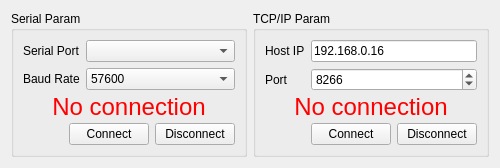
        <widget class="QWidget" name="tab_6">
         <attribute name="title">
          <string>Communication</string>
         </attribute>
         <layout class="QGridLayout" name="gridLayout_3">
          <item row="0" column="0">
           <layout class="QHBoxLayout" name="horizontalLayout_2">
            <item>
             <widget class="QGroupBox" name="SerialGroupBox">
              <property name="title">
               <string>Serial Param</string>
              </property>
              <layout class="QGridLayout" name="gridLayout_7">
               <item row="0" column="0" colspan="3">
                <layout class="QFormLayout" name="formLayout_2">
                 <item row="0" column="0">
                  <widget class="QLabel" name="serialPortLabel">
                   <property name="text">
                    <string>Serial Port</string>
                   </property>
                  </widget>
                 </item>
                 <item row="0" column="1">
                  <widget class="QComboBox" name="serialPortComboBox"/>
                 </item>
                 <item row="1" column="0">
                  <widget class="QLabel" name="baudRateLabel">
                   <property name="text">
                    <string>Baud Rate</string>
                   </property>
                  </widget>
                 </item>
                 <item row="1" column="1">
                  <widget class="QComboBox" name="baudRateComboBox">
                   <property name="currentIndex">
                    <number>6</number>
                   </property>
                   <item>
                    <property name="text">
                     <string>1200</string>
                    </property>
                   </item>
                   <item>
                    <property name="text">
                     <string>2400</string>
                    </property>
                   </item>
                   <item>
                    <property name="text">
                     <string>4800</string>
                    </property>
                   </item>
                   <item>
                    <property name="text">
                     <string>9600</string>
                    </property>
                   </item>
                   <item>
                    <property name="text">
                     <string>19200</string>
                    </property>
                   </item>
                   <item>
                    <property name="text">
                     <string>38400</string>
                    </property>
                   </item>
                   <item>
                    <property name="text">
                     <string>57600</string>
                    </property>
                   </item>
                   <item>
                    <property name="text">
                     <string>115200</string>
                    </property>
                   </item>
                  </widget>
                 </item>
                </layout>
               </item>
               <item row="2" column="1">
                <widget class="QPushButton" name="SerialConnectButton">
                 <property name="text">
                  <string>Connect</string>
                 </property>
                </widget>
               </item>
               <item row="2" column="2">
                <widget class="QPushButton" name="SerialDisconnectButton">
                 <property name="text">
                  <string>Disconnect</string>
                 </property>
                </widget>
               </item>
               <item row="2" column="0">
                <spacer name="horizontalSpacer_4">
                 <property name="orientation">
                  <enum>Qt::Horizontal</enum>
                 </property>
                 <property name="sizeHint" stdset="0">
                  <size>
                   <width>40</width>
                   <height>20</height>
                  </size>
                 </property>
                </spacer>
               </item>
               <item row="1" column="0" colspan="3">
                <widget class="QLabel" name="SerialConnectLabel">
                 <property name="minimumSize">
                  <size>
                   <width>0</width>
                   <height>20</height>
                  </size>
                 </property>
                 <property name="maximumSize">
                  <size>
                   <width>16777215</width>
                   <height>20</height>
                  </size>
                 </property>
                 <property name="font">
                  <font>
                   <pointsize>18</pointsize>
                  </font>
                 </property>
                 <property name="styleSheet">
                  <string notr="true">QLabel { color : red; }</string>
                 </property>
                 <property name="text">
                  <string>No connection</string>
                 </property>
                 <property name="alignment">
                  <set>Qt::AlignCenter</set>
                 </property>
                </widget>
               </item>
              </layout>
             </widget>
            </item>
            <item>
             <widget class="QGroupBox" name="TCPGroupBox">
              <property name="title">
               <string>TCP/IP Param</string>
              </property>
              <layout class="QGridLayout" name="gridLayout_9">
               <item row="2" column="2">
                <widget class="QPushButton" name="TCPDisconnectButton">
                 <property name="text">
                  <string>Disconnect</string>
                 </property>
                </widget>
               </item>
               <item row="2" column="0">
                <spacer name="horizontalSpacer_5">
                 <property name="orientation">
                  <enum>Qt::Horizontal</enum>
                 </property>
                 <property name="sizeHint" stdset="0">
                  <size>
                   <width>40</width>
                   <height>20</height>
                  </size>
                 </property>
                </spacer>
               </item>
               <item row="0" column="0" colspan="3">
                <layout class="QFormLayout" name="formLayout_3">
                 <item row="0" column="0">
                  <widget class="QLabel" name="hostIPLabel">
                   <property name="text">
                    <string>Host IP</string>
                   </property>
                  </widget>
                 </item>
                 <item row="0" column="1">
                  <widget class="QLineEdit" name="hostIPLineEdit">
                   <property name="text">
                    <string>192.168.0.16</string>
                   </property>
                  </widget>
                 </item>
                 <item row="1" column="0">
                  <widget class="QLabel" name="portLabel">
                   <property name="text">
                    <string>Port</string>
                   </property>
                  </widget>
                 </item>
                 <item row="1" column="1">
                  <widget class="QSpinBox" name="portSpinBox">
                   <property name="maximum">
                    <number>100000</number>
                   </property>
                   <property name="value">
                    <number>8266</number>
                   </property>
                  </widget>
                 </item>
                </layout>
               </item>
               <item row="2" column="1">
                <widget class="QPushButton" name="TCPConnectButton">
                 <property name="text">
                  <string>Connect</string>
                 </property>
                </widget>
               </item>
               <item row="1" column="0" colspan="3">
                <widget class="QLabel" name="TCPConnectLabel">
                 <property name="minimumSize">
                  <size>
                   <width>0</width>
                   <height>20</height>
                  </size>
                 </property>
                 <property name="maximumSize">
                  <size>
                   <width>16777215</width>
                   <height>20</height>
                  </size>
                 </property>
                 <property name="font">
                  <font>
                   <pointsize>18</pointsize>
                  </font>
                 </property>
                 <property name="styleSheet">
                  <string notr="true">QLabel { color : red; }</string>
                 </property>
                 <property name="text">
                  <string>No connection</string>
                 </property>
                 <property name="alignment">
                  <set>Qt::AlignCenter</set>
                 </property>
                </widget>
               </item>
              </layout>
             </widget>
            </item>
           </layout>
          </item>
         </layout>
        </widget>
